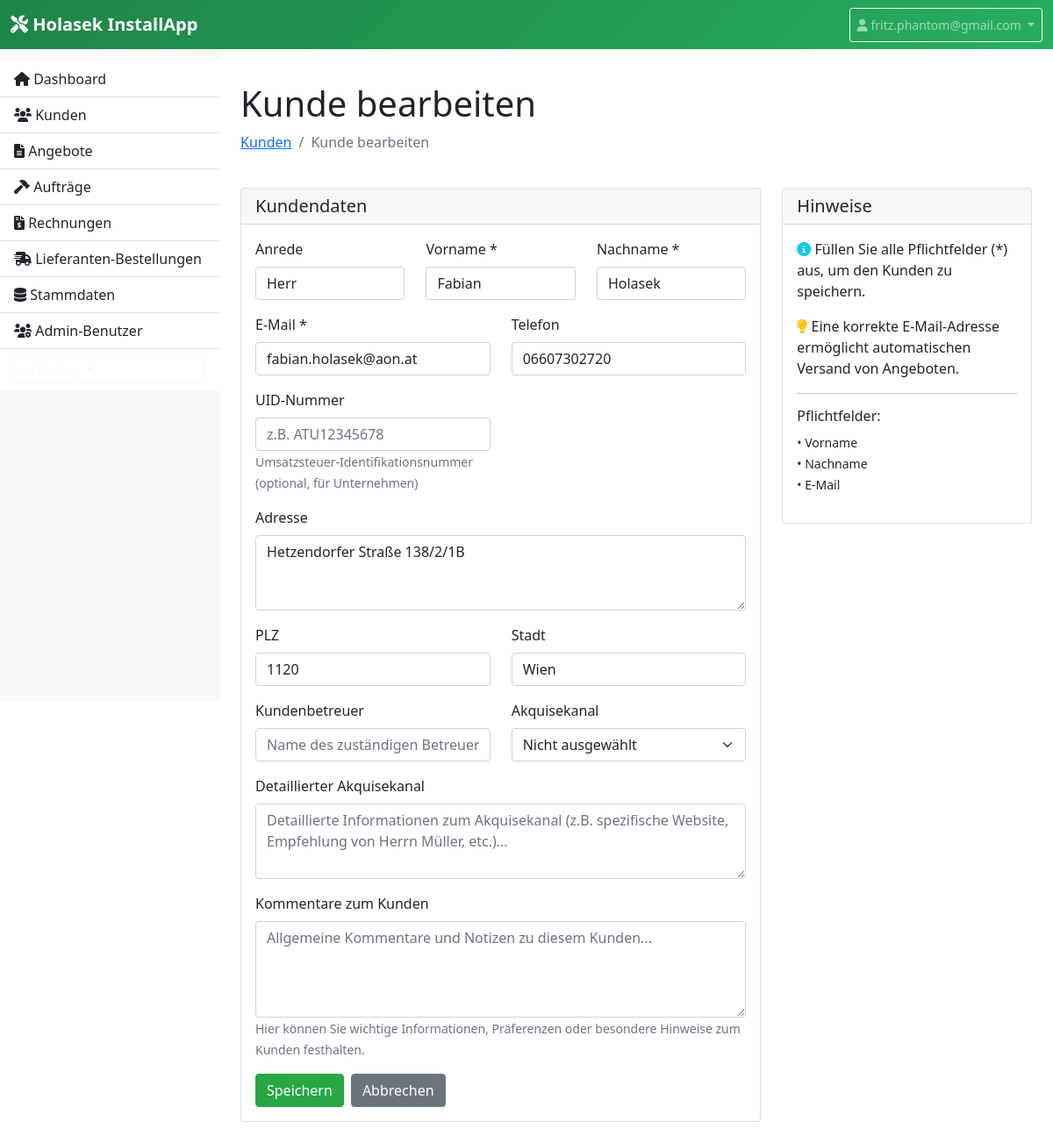
Page /customer/11/edit (signed in) on the committed database.
### models.py (models this page shows, shortened)
class Customer(db.Model):
    id = db.Column(db.Integer, primary_key=True)
    salutation = db.Column(db.String(100))  # Anrede (optional)
    first_name = db.Column(db.String(100), nullable=False)
    last_name = db.Column(db.String(100), nullable=False)
    email = db.Column(db.String(120), nullable=False)
    phone = db.Column(db.String(20))
    address = db.Column(db.Text)
    city = db.Column(db.String(100))
    postal_code = db.Column(db.String(10))
    uid_number = db.Column(db.String(20))  # UID-Nummer (optional)
    customer_manager = db.Column(db.String(100))  # Kundenbetreuer (optional)
    acquisition_channel_id = db.Column(db.Integer, db.ForeignKey('acquisition_channel.id'))  # Akquisekanal
    detailed_acquisition_channel = db.Column(db.Text)  # Detaillierter Akquisekanal (Textfeld)
    status = db.Column(db.String(50), default='1. Termin vereinbaren')  # Status im Workflow
    appointment_date = db.Column(db.Date)  # Datum des 1. Termins
    appointment_notes = db.Column(db.Text)  # Notizen zum 1. Termin
    second_appointment_date = db.Column(db.Date)  # Datum des 2. Termins
    second_appointment_notes = db.Column(db.Text)  # Notizen zum 2. Termin
    comments = db.Column(db.Text)  # Allgemeine Kommentare zum Kunden
    created_at = db.Column(db.DateTime, default=datetime.utcnow)
    quotes = db.relationship('Quote', backref='customer', lazy=True)
    acquisition_channel = db.relationship('AcquisitionChannel', backref='customers')

### app.py (the view, shortened to what this page needs)
    @app.route('/customer/<int:id>/edit', methods=['GET', 'POST'])
    @login_required
    def edit_customer(id):
        customer = Customer.query.get_or_404(id)
        form = CustomerForm(obj=customer)
        acquisition_channels = AcquisitionChannel.query.filter_by(is_active=True).all()
        form.acquisition_channel.choices = [(0, 'Nicht ausgewählt')] + [(c.id, c.name) for c in acquisition_channels]
        if customer.acquisition_channel_id:
            form.acquisition_channel.data = customer.acquisition_channel_id
        else:
            form.acquisition_channel.data = 0
        return render_template('customer_form.html', form=form, title='Kunde bearbeiten', customer=customer)

### forms.py
class CustomerForm(FlaskForm):
    salutation = StringField('Anrede', validators=[Optional()])
    first_name = StringField('Vorname *', validators=[DataRequired()])
    last_name = StringField('Nachname *', validators=[DataRequired()])
    email = StringField('E-Mail *', validators=[DataRequired(), Email()])
    phone = StringField('Telefon', validators=[Optional()])
    uid_number = StringField('UID-Nummer', validators=[Optional()])
    address = TextAreaField('Adresse', validators=[Optional()])
    city = StringField('Stadt', validators=[Optional()])
    postal_code = StringField('PLZ', validators=[Optional()])
    customer_manager = StringField('Kundenbetreuer', validators=[Optional()])
    acquisition_channel = SelectField('Akquisekanal', coerce=int, validators=[Optional()])
    detailed_acquisition_channel = TextAreaField('Detaillierter Akquisekanal', validators=[Optional()])
    comments = TextAreaField('Kommentare zum Kunden', validators=[Optional()])
    submit = SubmitField('Speichern')

### app.py (called while the page is built)
def login_required(login_function):
    from functools import wraps
    @wraps(login_function)
    def login_decorated_function(*args, **kwargs):
        if 'login_admin_id' not in session:
            return redirect(url_for('login'))
        return login_function(*args, **kwargs)
    return login_decorated_function

### templates/customer_form.html (shortened to what this page needs)
{% extends "base.html" %}
{% block content %}
<div class="row">
    <div class="col-12 mb-4">
        <h1>{{ title }}</h1>
        <nav aria-label="breadcrumb">
            <ol class="breadcrumb">
                <li class="breadcrumb-item"><a href="{{ url_for('customers') }}">Kunden</a></li>
                <li class="breadcrumb-item active">{{ title }}</li>
            </ol>
        </nav>
    </div>
</div>
<div class="row">
    <div class="col-lg-8">
        <div class="card">
            <div class="card-header">
                <h5 class="card-title mb-0">Kundendaten</h5>
            </div>
            <div class="card-body">
                <form method="POST">
                    <div class="row">
                        <div class="col-md-4 mb-3">
                            {{ form.salutation.label(class="form-label") }}
                            {{ form.salutation(class="form-control", placeholder="z.B. Herr, Frau, Dr.") }}
                        </div>
                        <div class="col-md-4 mb-3">
                            {{ form.first_name.label(class="form-label") }}
                            {{ form.first_name(class="form-control") }}
                        </div>
                        <div class="col-md-4 mb-3">
                            {{ form.last_name.label(class="form-label") }}
                            {{ form.last_name(class="form-control") }}
                        </div>
                    </div>
                    <div class="row">
                        <div class="col-md-6 mb-3">
                            {{ form.email.label(class="form-label") }}
                            {{ form.email(class="form-control") }}
                        </div>
                        <div class="col-md-6 mb-3">
                            {{ form.phone.label(class="form-label") }}
                            {{ form.phone(class="form-control") }}
                        </div>
                    </div>
                    <div class="row">
                        <div class="col-md-6 mb-3">
                            {{ form.uid_number.label(class="form-label") }}
                            {{ form.uid_number(class="form-control", placeholder="z.B. ATU12345678") }}
                            <small class="form-text text-muted">
                                Umsatzsteuer-Identifikationsnummer (optional, für Unternehmen)
                            </small>
                        </div>
                        <div class="col-md-6 mb-3">
                        </div>
                    </div>
                    <div class="mb-3">
                        {{ form.address.label(class="form-label") }}
                        {{ form.address(class="form-control", rows="3") }}
                    </div>
                    <div class="row">
                        <div class="col-md-6 mb-3">
                            {{ form.postal_code.label(class="form-label") }}
                            {{ form.postal_code(class="form-control") }}
                        </div>
                        <div class="col-md-6 mb-3">
                            {{ form.city.label(class="form-label") }}
                            {{ form.city(class="form-control") }}
                        </div>
                    </div>
                    <div class="row">
                        <div class="col-md-6 mb-3">
                            {{ form.customer_manager.label(class="form-label") }}
                            {{ form.customer_manager(class="form-control", placeholder="Name des zuständigen Betreuers") }}
                        </div>
                        <div class="col-md-6 mb-3">
                            {{ form.acquisition_channel.label(class="form-label") }}
                            {{ form.acquisition_channel(class="form-select") }}
                        </div>
                    </div>
                    <div class="mb-3">
                        {{ form.detailed_acquisition_channel.label(class="form-label") }}
                        {{ form.detailed_acquisition_channel(class="form-control", rows="3", placeholder="Detaillierte Informationen zum Akquisekanal (z.B. spezifische Website, Empfehlung von Herrn Müller, etc.)...") }}
                    </div>
                    <div class="mb-3">
                        {{ form.comments.label(class="form-label") }}
                        {{ form.comments(class="form-control", rows="4", placeholder="Allgemeine Kommentare und Notizen zu diesem Kunden...") }}
                        <small class="form-text text-muted">
                            Hier können Sie wichtige Informationen, Präferenzen oder besondere Hinweise zum Kunden festhalten.
                        </small>
                    </div>
                    <div class="d-flex gap-2">
                        {{ form.submit(class="btn btn-primary") }}
                        <a href="{{ url_for('customers') }}" class="btn btn-secondary">Abbrechen</a>
                    </div>
                </form>
            </div>
        </div>
    </div>
    <div class="col-lg-4">
        <div class="card">
            <div class="card-header">
                <h5 class="card-title mb-0">Hinweise</h5>
            </div>
            <div class="card-body">
                <p class="card-text">
                    <i class="fas fa-info-circle text-info"></i>
                    Füllen Sie alle Pflichtfelder (*) aus, um den Kunden zu speichern.
                </p>
                <p class="card-text">
                    <i class="fas fa-lightbulb text-warning"></i>
                    Eine korrekte E-Mail-Adresse ermöglicht automatischen Versand von Angeboten.
                </p>
                <hr>
                <h6>Pflichtfelder:</h6>
                <ul class="list-unstyled">
                    <li><small>• Vorname</small></li>
                    <li><small>• Nachname</small></li>
                    <li><small>• E-Mail</small></li>
                </ul>
            </div>
        </div>
    </div>
</div>
{% endblock %}

### templates/base.html (style rules this page uses)
.btn-primary { background-color: #28a745; border-color: #28a745; }

### rows in the picture
Customer: salutation "Herr", first_name "Fabian", last_name "Holasek", email "fabian.holasek@aon.at", phone "06607302720", address "Hetzendorfer Straße 138/2/1B", postal_code "1120", city "Wien", acquisition_channel "Nicht ausgewählt"

### other values in the picture
{{ session.login_admin_username }} "fritz.phantom@gmail.com"
{{ title }} "Kunde bearbeiten"
